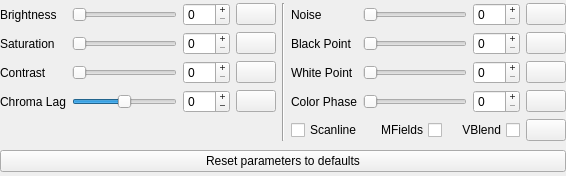
<?xml version="1.0" encoding="UTF-8"?>
<ui version="4.0">
 <class>wdgPALCRTLMP88959Filter</class>
 <widget class="QWidget" name="wdgPALCRTLMP88959Filter">
  <property name="geometry">
   <rect>
    <x>0</x>
    <y>0</y>
    <width>566</width>
    <height>176</height>
   </rect>
  </property>
  <property name="windowTitle">
   <string notr="true">wdgPALCRTLMP88959Filter</string>
  </property>
  <layout class="QVBoxLayout" name="verticalLayout_wdgNTSCCRTLMP88959Filter">
   <property name="leftMargin">
    <number>0</number>
   </property>
   <property name="topMargin">
    <number>0</number>
   </property>
   <property name="rightMargin">
    <number>0</number>
   </property>
   <property name="bottomMargin">
    <number>0</number>
   </property>
   <item>
    <layout class="QGridLayout" name="gridLayout_parameters">
     <item row="0" column="3">
      <widget class="QPushButton" name="pushButton_Brightness">
       <property name="text">
        <string notr="true"/>
       </property>
       <property name="icon">
        <iconset resource="resources.qrc">
         <normaloff>:/icon/icons/default.svgz</normaloff>:/icon/icons/default.svgz</iconset>
       </property>
      </widget>
     </item>
     <item row="3" column="7">
      <widget class="QSpinBox" name="spinBox_Color_Phase">
       <property name="buttonSymbols">
        <enum>QAbstractSpinBox::PlusMinus</enum>
       </property>
       <property name="maximum">
        <number>2</number>
       </property>
       <property name="value">
        <number>0</number>
       </property>
      </widget>
     </item>
     <item row="4" column="5" colspan="3">
      <layout class="QHBoxLayout" name="horizontalLayout_SMV">
       <item>
        <widget class="QCheckBox" name="checkBox_Scanline">
         <property name="layoutDirection">
          <enum>Qt::LeftToRight</enum>
         </property>
         <property name="text">
          <string>Scanline</string>
         </property>
        </widget>
       </item>
       <item>
        <widget class="QCheckBox" name="checkBox_Merge_Fields">
         <property name="layoutDirection">
          <enum>Qt::RightToLeft</enum>
         </property>
         <property name="text">
          <string>MFields</string>
         </property>
        </widget>
       </item>
       <item>
        <widget class="QCheckBox" name="checkBox_Vertical_Blend">
         <property name="layoutDirection">
          <enum>Qt::RightToLeft</enum>
         </property>
         <property name="text">
          <string>VBlend</string>
         </property>
        </widget>
       </item>
      </layout>
     </item>
     <item row="0" column="7">
      <widget class="QSpinBox" name="spinBox_Noise">
       <property name="buttonSymbols">
        <enum>QAbstractSpinBox::PlusMinus</enum>
       </property>
       <property name="maximum">
        <number>255</number>
       </property>
       <property name="value">
        <number>0</number>
       </property>
      </widget>
     </item>
     <item row="1" column="5">
      <widget class="QLabel" name="label_Black_Point">
       <property name="text">
        <string>Black Point</string>
       </property>
       <property name="alignment">
        <set>Qt::AlignLeading|Qt::AlignLeft|Qt::AlignVCenter</set>
       </property>
      </widget>
     </item>
     <item row="2" column="7">
      <widget class="QSpinBox" name="spinBox_White_Point">
       <property name="buttonSymbols">
        <enum>QAbstractSpinBox::PlusMinus</enum>
       </property>
       <property name="maximum">
        <number>255</number>
       </property>
       <property name="value">
        <number>0</number>
       </property>
      </widget>
     </item>
     <item row="1" column="7">
      <widget class="QSpinBox" name="spinBox_Black_Point">
       <property name="buttonSymbols">
        <enum>QAbstractSpinBox::PlusMinus</enum>
       </property>
       <property name="maximum">
        <number>100</number>
       </property>
       <property name="value">
        <number>0</number>
       </property>
      </widget>
     </item>
     <item row="1" column="8">
      <widget class="QPushButton" name="pushButton_Black_Point">
       <property name="text">
        <string notr="true"/>
       </property>
       <property name="icon">
        <iconset resource="resources.qrc">
         <normaloff>:/icon/icons/default.svgz</normaloff>:/icon/icons/default.svgz</iconset>
       </property>
      </widget>
     </item>
     <item row="3" column="8">
      <widget class="QPushButton" name="pushButton_Color_Phase">
       <property name="text">
        <string notr="true"/>
       </property>
       <property name="icon">
        <iconset resource="resources.qrc">
         <normaloff>:/icon/icons/default.svgz</normaloff>:/icon/icons/default.svgz</iconset>
       </property>
      </widget>
     </item>
     <item row="2" column="5">
      <widget class="QLabel" name="label_White_Point">
       <property name="text">
        <string>White Point</string>
       </property>
       <property name="alignment">
        <set>Qt::AlignLeading|Qt::AlignLeft|Qt::AlignVCenter</set>
       </property>
      </widget>
     </item>
     <item row="0" column="5">
      <widget class="QLabel" name="label_Noise">
       <property name="text">
        <string>Noise</string>
       </property>
       <property name="alignment">
        <set>Qt::AlignLeading|Qt::AlignLeft|Qt::AlignVCenter</set>
       </property>
      </widget>
     </item>
     <item row="0" column="6">
      <widget class="QSlider" name="horizontalSlider_Noise">
       <property name="maximum">
        <number>255</number>
       </property>
       <property name="orientation">
        <enum>Qt::Horizontal</enum>
       </property>
      </widget>
     </item>
     <item row="0" column="8">
      <widget class="QPushButton" name="pushButton_Noise">
       <property name="text">
        <string notr="true"/>
       </property>
       <property name="icon">
        <iconset resource="resources.qrc">
         <normaloff>:/icon/icons/default.svgz</normaloff>:/icon/icons/default.svgz</iconset>
       </property>
      </widget>
     </item>
     <item row="3" column="6">
      <widget class="QSlider" name="horizontalSlider_Color_Phase">
       <property name="maximum">
        <number>2</number>
       </property>
       <property name="orientation">
        <enum>Qt::Horizontal</enum>
       </property>
      </widget>
     </item>
     <item row="3" column="5">
      <widget class="QLabel" name="label_Color_Phase">
       <property name="text">
        <string>Color Phase</string>
       </property>
       <property name="alignment">
        <set>Qt::AlignLeading|Qt::AlignLeft|Qt::AlignVCenter</set>
       </property>
      </widget>
     </item>
     <item row="0" column="0">
      <widget class="QLabel" name="label_Brightness">
       <property name="text">
        <string>Brightness</string>
       </property>
       <property name="alignment">
        <set>Qt::AlignLeading|Qt::AlignLeft|Qt::AlignVCenter</set>
       </property>
      </widget>
     </item>
     <item row="4" column="8">
      <widget class="QPushButton" name="pushButton_Scanline_MFields_VBlend">
       <property name="text">
        <string notr="true"/>
       </property>
       <property name="icon">
        <iconset resource="resources.qrc">
         <normaloff>:/icon/icons/default.svgz</normaloff>:/icon/icons/default.svgz</iconset>
       </property>
      </widget>
     </item>
     <item row="1" column="6">
      <widget class="QSlider" name="horizontalSlider_Black_Point">
       <property name="maximum">
        <number>100</number>
       </property>
       <property name="orientation">
        <enum>Qt::Horizontal</enum>
       </property>
      </widget>
     </item>
     <item row="0" column="4" rowspan="5">
      <widget class="Line" name="line">
       <property name="orientation">
        <enum>Qt::Vertical</enum>
       </property>
      </widget>
     </item>
     <item row="2" column="6">
      <widget class="QSlider" name="horizontalSlider_White_Point">
       <property name="maximum">
        <number>255</number>
       </property>
       <property name="orientation">
        <enum>Qt::Horizontal</enum>
       </property>
      </widget>
     </item>
     <item row="0" column="2">
      <widget class="QSpinBox" name="spinBox_Brightness">
       <property name="buttonSymbols">
        <enum>QAbstractSpinBox::PlusMinus</enum>
       </property>
       <property name="maximum">
        <number>100</number>
       </property>
      </widget>
     </item>
     <item row="2" column="8">
      <widget class="QPushButton" name="pushButton_White_Point">
       <property name="text">
        <string notr="true"/>
       </property>
       <property name="icon">
        <iconset resource="resources.qrc">
         <normaloff>:/icon/icons/default.svgz</normaloff>:/icon/icons/default.svgz</iconset>
       </property>
      </widget>
     </item>
     <item row="0" column="1">
      <widget class="QSlider" name="horizontalSlider_Brightness">
       <property name="maximum">
        <number>100</number>
       </property>
       <property name="orientation">
        <enum>Qt::Horizontal</enum>
       </property>
      </widget>
     </item>
     <item row="1" column="0">
      <widget class="QLabel" name="label_Saturation">
       <property name="text">
        <string>Saturation</string>
       </property>
       <property name="alignment">
        <set>Qt::AlignLeading|Qt::AlignLeft|Qt::AlignVCenter</set>
       </property>
      </widget>
     </item>
     <item row="1" column="1">
      <widget class="QSlider" name="horizontalSlider_Saturation">
       <property name="maximum">
        <number>50</number>
       </property>
       <property name="orientation">
        <enum>Qt::Horizontal</enum>
       </property>
      </widget>
     </item>
     <item row="1" column="2">
      <widget class="QSpinBox" name="spinBox_Saturation">
       <property name="buttonSymbols">
        <enum>QAbstractSpinBox::PlusMinus</enum>
       </property>
       <property name="maximum">
        <number>50</number>
       </property>
      </widget>
     </item>
     <item row="1" column="3">
      <widget class="QPushButton" name="pushButton_Saturation">
       <property name="text">
        <string notr="true"/>
       </property>
       <property name="icon">
        <iconset resource="resources.qrc">
         <normaloff>:/icon/icons/default.svgz</normaloff>:/icon/icons/default.svgz</iconset>
       </property>
      </widget>
     </item>
     <item row="2" column="0">
      <widget class="QLabel" name="label_Contrast">
       <property name="text">
        <string>Contrast</string>
       </property>
       <property name="alignment">
        <set>Qt::AlignLeading|Qt::AlignLeft|Qt::AlignVCenter</set>
       </property>
      </widget>
     </item>
     <item row="2" column="1">
      <widget class="QSlider" name="horizontalSlider_Contrast">
       <property name="maximum">
        <number>255</number>
       </property>
       <property name="orientation">
        <enum>Qt::Horizontal</enum>
       </property>
      </widget>
     </item>
     <item row="2" column="2">
      <widget class="QSpinBox" name="spinBox_Contrast">
       <property name="buttonSymbols">
        <enum>QAbstractSpinBox::PlusMinus</enum>
       </property>
       <property name="maximum">
        <number>255</number>
       </property>
      </widget>
     </item>
     <item row="2" column="3">
      <widget class="QPushButton" name="pushButton_Contrast">
       <property name="text">
        <string notr="true"/>
       </property>
       <property name="icon">
        <iconset resource="resources.qrc">
         <normaloff>:/icon/icons/default.svgz</normaloff>:/icon/icons/default.svgz</iconset>
       </property>
      </widget>
     </item>
     <item row="3" column="0">
      <widget class="QLabel" name="label_Chroma_Lag">
       <property name="text">
        <string>Chroma Lag</string>
       </property>
       <property name="alignment">
        <set>Qt::AlignLeading|Qt::AlignLeft|Qt::AlignVCenter</set>
       </property>
      </widget>
     </item>
     <item row="3" column="1">
      <widget class="QSlider" name="horizontalSlider_Chroma_Lag">
       <property name="minimum">
        <number>-8</number>
       </property>
       <property name="maximum">
        <number>8</number>
       </property>
       <property name="orientation">
        <enum>Qt::Horizontal</enum>
       </property>
      </widget>
     </item>
     <item row="3" column="2">
      <widget class="QSpinBox" name="spinBox_Chroma_Lag">
       <property name="buttonSymbols">
        <enum>QAbstractSpinBox::PlusMinus</enum>
       </property>
       <property name="minimum">
        <number>-8</number>
       </property>
       <property name="maximum">
        <number>8</number>
       </property>
      </widget>
     </item>
     <item row="3" column="3">
      <widget class="QPushButton" name="pushButton_Chroma_Lag">
       <property name="text">
        <string notr="true"/>
       </property>
       <property name="icon">
        <iconset resource="resources.qrc">
         <normaloff>:/icon/icons/default.svgz</normaloff>:/icon/icons/default.svgz</iconset>
       </property>
      </widget>
     </item>
    </layout>
   </item>
   <item>
    <widget class="QPushButton" name="pushButton_PAL_Parameters_reset">
     <property name="text">
      <string>Reset parameters to defaults</string>
     </property>
     <property name="icon">
      <iconset resource="resources.qrc">
       <normaloff>:/icon/icons/overscan_default.svgz</normaloff>:/icon/icons/overscan_default.svgz</iconset>
     </property>
    </widget>
   </item>
  </layout>
 </widget>
 <tabstops>
  <tabstop>horizontalSlider_Brightness</tabstop>
  <tabstop>spinBox_Brightness</tabstop>
  <tabstop>pushButton_Brightness</tabstop>
  <tabstop>pushButton_PAL_Parameters_reset</tabstop>
 </tabstops>
 <resources>
  <include location="resources.qrc"/>
 </resources>
 <connections/>
</ui>
